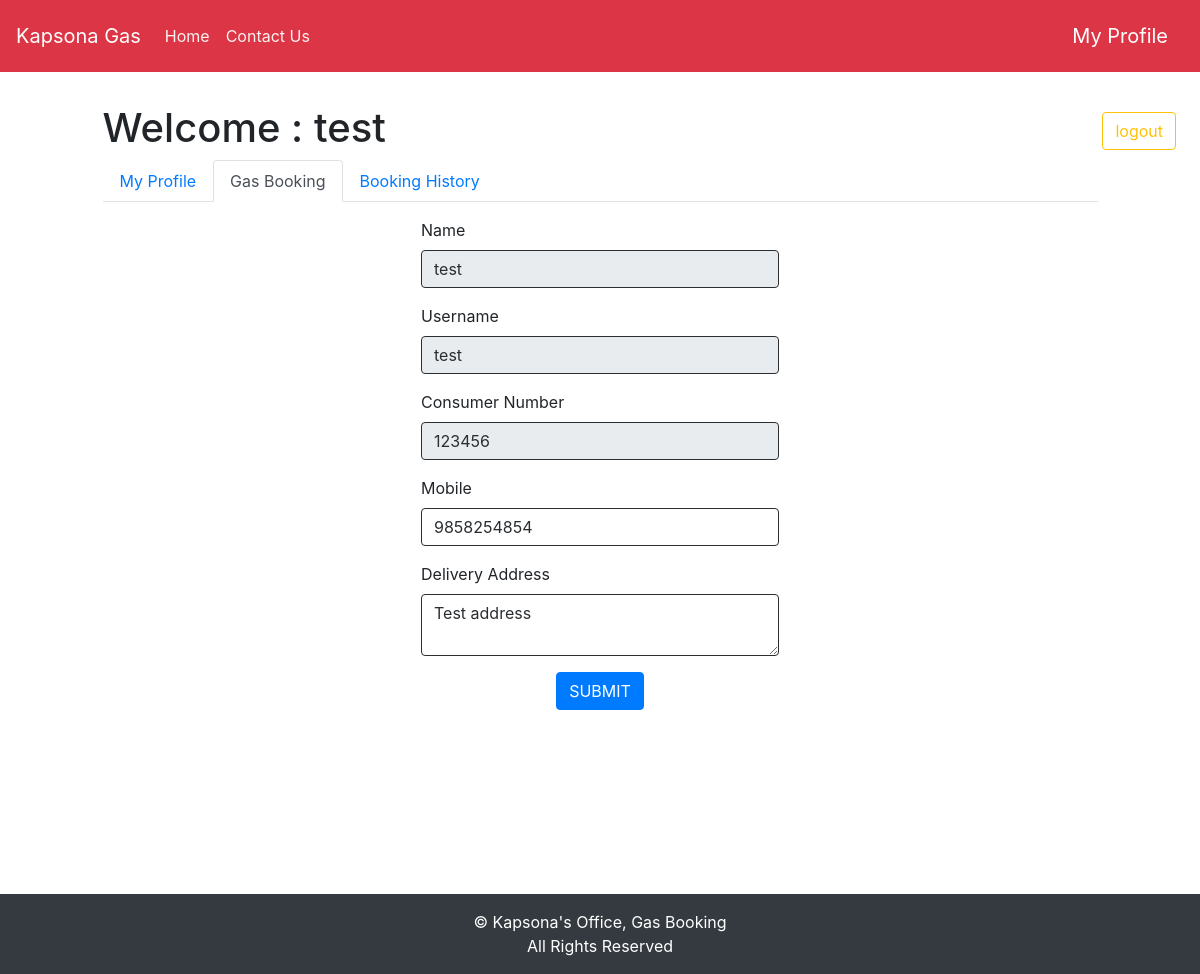
Page /gas_booking.php (signed in) on the committed database.
### tables this page shows
CREATE TABLE `registration` (
  `id` int NOT NULL,
  `name` varchar(100) NOT NULL,
  `username` varchar(20) DEFAULT NULL,
  `mob` varchar(10) NOT NULL,
  `consumer` varchar(25) NOT NULL,
  `adress` varchar(200) NOT NULL,
  `photo` varchar(200) NOT NULL,
  `password` varchar(200) NOT NULL,
  `status` int NOT NULL,
  `message` varchar(200) DEFAULT NULL,
  `date` date DEFAULT NULL
);

### gas_booking.php (the view, shortened to what this page needs)
<!doctype html>
<html lang="en">
  <head>
    <link rel="stylesheet" href="files/boot.css">
    <link rel="stylesheet" href="css/style.css">
    <link rel="stylesheet" href="style/mobcss.css">
    <link rel="stylesheet" href="style/style.css">
  </head>
  <body>
  <div class="container-fluid">
<?php include "navbar.php" ?>
<div class="row mt-4">
<div class="col-lg-1 col-md-1 col-sm-1">
</div>
<div class="col-lg-10 col-md-10 col-sm-10 mt-2" id="user-heading";>
<?php
include("dbcon.php");
$id=$_SESSION['id'];
?>
<h1>Welcome : <?php echo ($_SESSION['name']) ?></h1>
<ul class="nav nav-tabs">
  <li class="nav-item">
    <a class="nav-link" href="profile.php">My Profile</a>
  </li>
  <li class="nav-item">
    <a class="nav-link active" href="gas_booking.php">Gas Booking</a>
  </li>
  <li class="nav-item">
    <a class="nav-link" href="bookinghistory.php">Booking History</a>
  </li>
</ul>
</div>
<div class="col-lg-1 col-md-1 col-sm-1">
<a href="logout.php" class="btn btn-outline-warning float-right mr-4 my-3">logout</a></div>
</div>
</div>
<?php
$sql="select registration.name,registration.username,registration.mob,registration.consumer,registration.adress from registration inner join connection on
registration.id=connection.regid where registration.id=$id";
$x=mysqli_query($con,$sql);
if($r=mysqli_fetch_assoc($x))
{
?>
<div class="row">
<div class="col-lg-4 col-md-4 col-sm-12 p-4"></div>
<div class="col-lg-4 col-md-4 col-sm-12 p-4">
<form action="" method="post" enctype='multipart/form-data' class="cust-form";>
<div class="form-group"><label for="">Name</label><input type="text" name="name" value="<?= $r['name']?>" class="form-control" readonly></div>
<div class="form-group"><label for="">Username</label><input type="text" name="username" value="<?= $r['username']?>" class="form-control" readonly></div>
<div class="form-group"><label for="">Consumer Number</label><input type="text" name="consumer" value="<?= $r['consumer']?>" class="form-control" readonly></div>
<div class="form-group"><label for="">Mobile</label><input type="text" name="mob" value="<?= $r['mob']?>" class="form-control"></div>
<div class="form-group"><label for="">Delivery Address</label><textarea name="address" id="" cols="30" rows="2" class="form-control"><?= $r['adress']?></textarea></div>
<div class="form-group text-center"><button type="submit" class="btn btn-primary" name="id" value="<?= $id ?>">SUBMIT</button></div>
</form>
</div>
<div class="col-lg-4 col-md-4 col-sm-12 "></div>
</div>
<?php
}
?>
     </body>
</html>
<div class="special"></div>
<?php include "footer.php"; ?>

### style/style.css (style rules this page uses)
.special { height:80px; background-color: #f1f1f100; }
.cust-form { margin-left: 10px; margin-right: 10px; }

### gas_booking.php (style rules this page uses)
.container-fluid { margin:0px;padding:0px; }
body { overflow-x :hidden; }

### rows in the picture
registration: name "test", username "test", consumer "123456", mob "9858254854", address "Test address"

### other values in the picture
$_SESSION['name'] "test"
